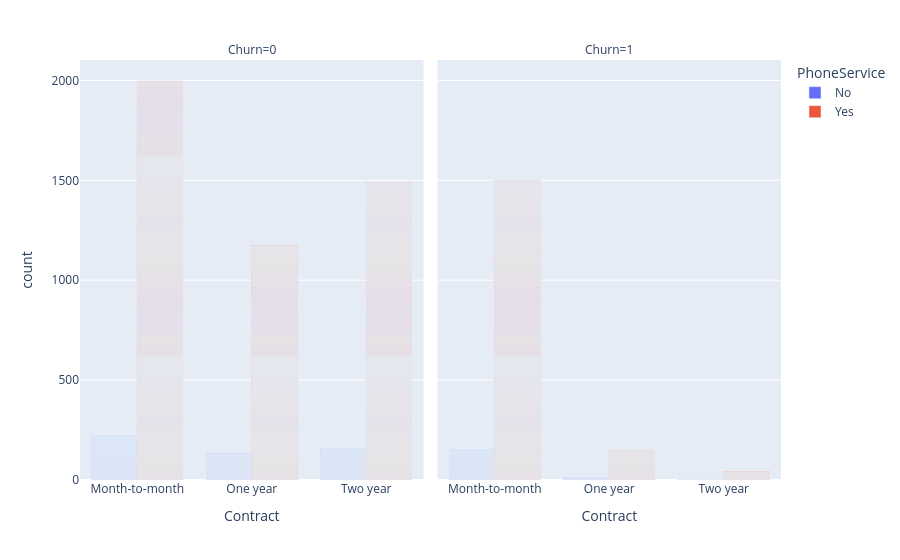

Source (notebook cell):
### Markdown cell above
2a) From the above figure, we can see that the 3 services that contributes greatly to monthly charges are;
Fiber Optic internet, Tv and Movies streaming services

### Code cell
#finding the type of contract that would encourage customer retention if the company offered only Phone services

fig = px.bar(telco_df, x="Contract", color ="PhoneService",  barmode="group", facet_col="Churn")
fig.show()

### Figure 1 — Plotly figure (JSON) as saved in the notebook; plotly's stock layout.template omitted (floating-point values rounded to 4 significant figures; data arrays with more than 128 entries replaced by an {"elided": "..."} marker saying what was removed)
{"data": [{"alignmentgroup": "True", "hovertemplate": "PhoneService=No<br>Churn=0<br>Contract=%{x}<br>count=%{y}<extra></extra>", "legendgroup": "No", "marker": {"color": "#636efa", "pattern": {"shape": ""}}, "name": "No", "offsetgroup": "No", "orientation": "v", "showlegend": true, "textposition": "auto", "type": "bar", "x": {"elided": "512 str values"}, "xaxis": "x", "y": {"elided": "512 int values"}, "yaxis": "y"}, {"alignmentgroup": "True", "hovertemplate": "PhoneService=No<br>Churn=1<br>Contract=%{x}<br>count=%{y}<extra></extra>", "legendgroup": "No", "marker": {"color": "#636efa", "pattern": {"shape": ""}}, "name": "No", "offsetgroup": "No", "orientation": "v", "showlegend": false, "textposition": "auto", "type": "bar", "x": {"elided": "170 str values"}, "xaxis": "x2", "y": {"elided": "170 int values"}, "yaxis": "y2"}, {"alignmentgroup": "True", "hovertemplate": "PhoneService=Yes<br>Churn=0<br>Contract=%{x}<br>count=%{y}<extra></extra>", "legendgroup": "Yes", "marker": {"color": "#EF553B", "pattern": {"shape": ""}}, "name": "Yes", "offsetgroup": "Yes", "orientation": "v", "showlegend": true, "textposition": "auto", "type": "bar", "x": {"elided": "4662 str values"}, "xaxis": "x", "y": {"elided": "4662 int values"}, "yaxis": "y"}, {"alignmentgroup": "True", "hovertemplate": "PhoneService=Yes<br>Churn=1<br>Contract=%{x}<br>count=%{y}<extra></extra>", "legendgroup": "Yes", "marker": {"color": "#EF553B", "pattern": {"shape": ""}}, "name": "Yes", "offsetgroup": "Yes", "orientation": "v", "showlegend": false, "textposition": "auto", "type": "bar", "x": {"elided": "1699 str values"}, "xaxis": "x2", "y": {"elided": "1699 int values"}, "yaxis": "y2"}], "layout": {"annotations": [{"font": {}, "showarrow": false, "text": "Churn=0", "x": 0.245, "xanchor": "center", "xref": "paper", "y": 1, "yanchor": "bottom", "yref": "paper"}, {"font": {}, "showarrow": false, "text": "Churn=1", "x": 0.755, "xanchor": "center", "xref": "paper", "y": 1, "yanchor": "bottom", "yref": "paper"}], "barmode": "group", "legend": {"title": {"text": "PhoneService"}, "tracegroupgap": 0}, "margin": {"t": 60}, "xaxis": {"anchor": "y", "domain": [0, 0.49], "title": {"text": "Contract"}}, "xaxis2": {"anchor": "y2", "domain": [0.51, 1], "matches": "x", "title": {"text": "Contract"}}, "yaxis": {"anchor": "x", "domain": [0, 1], "title": {"text": "count"}}, "yaxis2": {"anchor": "x2", "domain": [0, 1], "matches": "y", "showticklabels": false}}}
